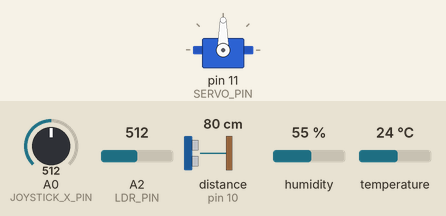
Recording of a sketch running on a simulated Arduino Uno, built with avr-gcc and run on an emulated ATmega328P. Parts: servo. Wiring (inferred from the names in the program): ultrasonic range finder: trigger pin 9; echo pin 10. The inputs (shaded band) are chosen by the test bench; at power-on: A0 (JOYSTICK_X_PIN) = 512, A2 (LDR_PIN) = 512, distance to the obstacle (sensor on pin 10) 80 cm, humidity 55 %, temperature 24 °C. The echo pulse lasts 58.3 µs per cm; what the sketch prints to the serial monitor is not drawn.

Above: at 1.2 s.
1.3 s: A0 (JOYSTICK_X_PIN) set to 716
At 2.1 s:
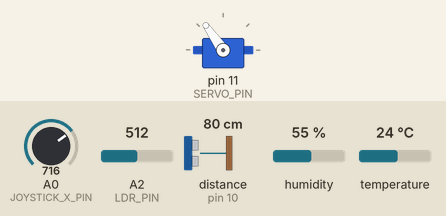
2.8 s: A0 (JOYSTICK_X_PIN) set to 992
At 3.2 s:
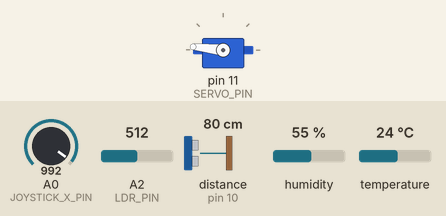
4.3 s: A0 (JOYSTICK_X_PIN) set to 306
At 5.5 s:
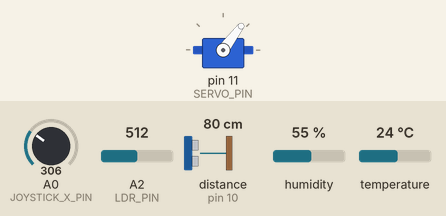
5.8 s: A0 (JOYSTICK_X_PIN) set to 30
At 6.7 s:
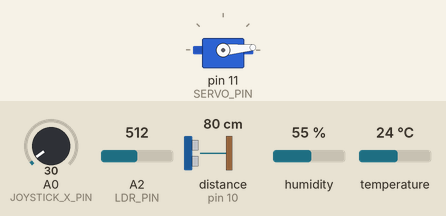
Timing chart, 0 to 8.3 s (numbered marks = the images above; inputs shaded):
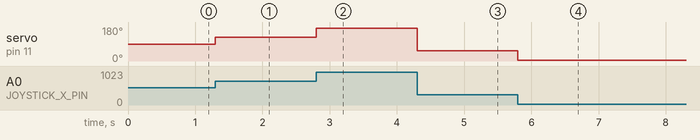

The sketch:

experimentoUnov1.ino
```cpp
#include "DHT.h"      // Librería para el sensor de temperatura y humedad
#include <Servo.h>    // Librería para el servo

//PINES DE CONEXIÓN
#define SERVO_PIN 11
#define JOYSTICK_X_PIN A0 // El eje X del joystick va a este pin analógico (para controlar el servo)
#define DHTPIN 2
#define LDR_PIN A2
#define TRIGG_PIN 9
#define ECHO_PIN 10

//CONFIGURACIÓN DE SENSORES
#define DHTTYPE DHT11 // es mi modelo de dht, ya que hay otro que no es "11", sino que 22
DHT dht(DHTPIN, DHTTYPE); // Creamos un "objeto" para poder usar el sensor DHT con sus funciones.

//VARIABLES GLOBALES
Servo servoMotor; // le ponemos nombre al servo
const long ULTRASONIC_TIMEOUT = 25000; // Es el tiempo máximo que esperamos la respuesta del sensor ultrasónico, para que no se quede "pensando" por siempre.
long duration;    // para el cálculo del ultra
long distanceCm = 0; //este también
float humedad = 0.0;    // ocupamos que sea float para ponerle decimal
float temperaturaC = 0.0; // ocupamos que sea float para grados con decimal
int LDRVal = 0;   // Aquí guardamos el valor de la luz, que va de 0 a 1023
int servoAngle = 0; // Aquí guardamos el ángulo en el que está el servo

unsigned long ultimaLectura = 0; // Guardamos el momento en el que enviamos los últimos datos
const int intervaloLectura = 100; // Cada cuánto tiempo queremos enviar los datos. En este caso, cada 100 ms.

void setup() {
  Serial.begin(115200); // ponemos el monitor serial a 115200, que es una velocidad bastante rápida
  dht.begin();          // Encendemos el sensor de temperatura y humedad para que empiece a funcionar
  servoMotor.attach(SERVO_PIN);
  pinMode(TRIGG_PIN, OUTPUT); //trigg = disparador = OUT
  pinMode(ECHO_PIN, INPUT);   //echo = recibe = IN
}

void loop() {
  int joystickXval = analogRead(JOYSTICK_X_PIN); // Leemos el valor del joystick, que es un número entre 0 y 1023.
  servoAngle = map(joystickXval, 0, 1023, 0, 180);//mapeamos el joystick con el servo
  servoMotor.write(servoAngle); // Mueve el servo al ángulo que acabamos de calcular.

  unsigned long tiempoActual = millis(); // Preguntamos cuánto tiempo ha pasado desde que el Arduino se encendió.

  // Si ya pasaron 100 milisegundos desde la última vez...
  if (tiempoActual - ultimaLectura >= intervaloLectura) {
    ultimaLectura = tiempoActual; // ...entonces actualizamos el tiempo.

    digitalWrite(TRIGG_PIN, LOW); // Limpiamos el pin para que no haya problemas por interferencia al momento de encenderlo
    delayMicroseconds(2);
    digitalWrite(TRIGG_PIN, HIGH); // Emitimos una sonda
    delayMicroseconds(10);
    digitalWrite(TRIGG_PIN, LOW);

    duration = pulseIn(ECHO_PIN, HIGH, ULTRASONIC_TIMEOUT); // Medimos cuánto tarda en regresar el sonido

    if (duration > 0) {
      distanceCm = (duration * 0.034) / 2; // Hacemos la magia de la física para convertir el tiempo en distancia
    } else {
      distanceCm = 0; // Si no regresa el sonido, decimos que la distancia es 0 para evitar errores
    }


    humedad = dht.readHumidity();     // Guardamos la humedad
    temperaturaC = dht.readTemperature(); // Guardamos la temperatura


    LDRVal = analogRead(LDR_PIN); // Leemos el valor de la luz (un número)

    //mostramos todos los datos en el monitor srial
    Serial.print(distanceCm);
    Serial.print(",");
    Serial.print(temperaturaC);
    Serial.print(",");
    Serial.print(humedad);
    Serial.print(",");
    Serial.println(LDRVal); // El "println" es para que se mande todo lo anterior, y cuando llege a ese, pase un espacio, como el enter
  }
}
```

Measured:
- after the input at 1.3 s, servo on pin 11 (SERVO_PIN): 90° → 125° at once
- after the input at 2.8 s, servo on pin 11 (SERVO_PIN): 125° → 174° at once
- after the input at 4.3 s, servo on pin 11 (SERVO_PIN): 174° → 53° at once
- after the input at 5.8 s, servo on pin 11 (SERVO_PIN): 53° → 5° at once
